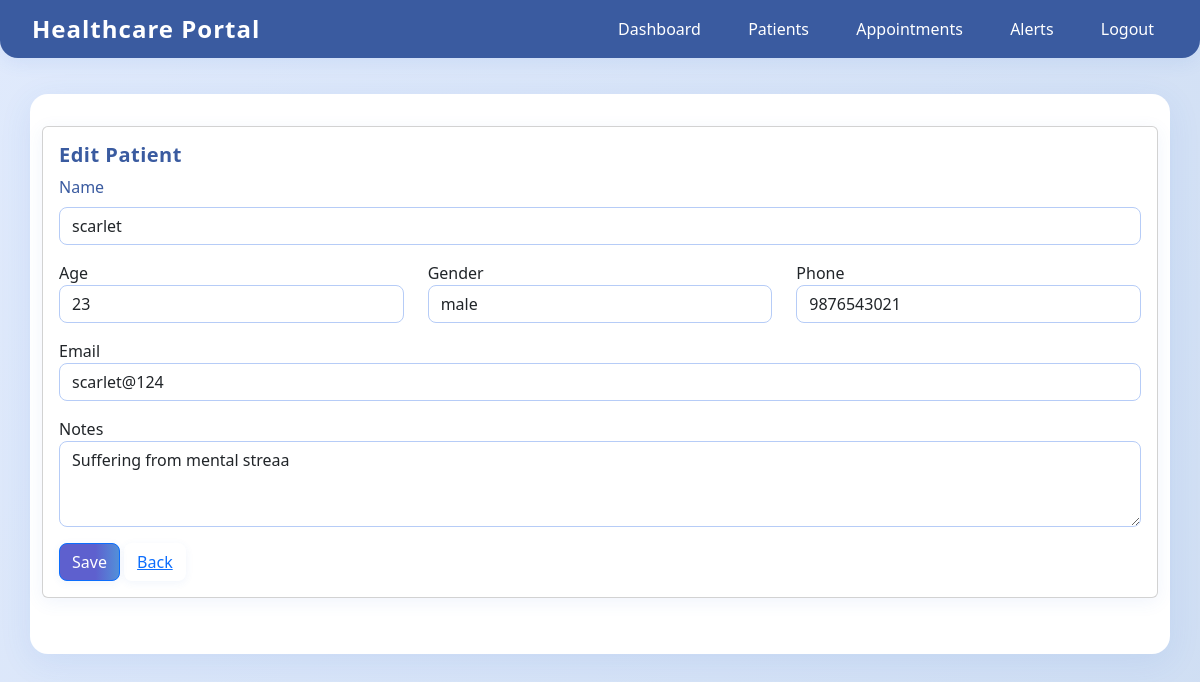
Before: /patients/edit/2 (signed in) with the older database file.
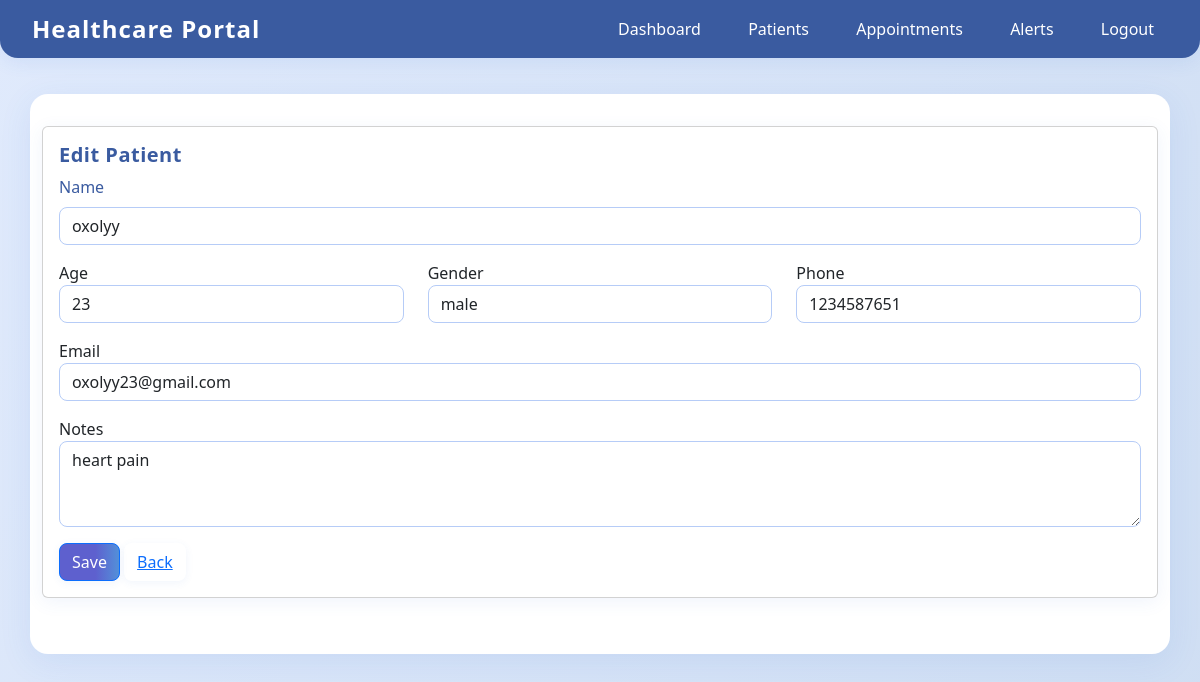
After: the same page with the newer database file.
### tables this page shows
CREATE TABLE patients (
        id INTEGER PRIMARY KEY AUTOINCREMENT,
        name TEXT NOT NULL,
        age INTEGER,
        gender TEXT,
        phone TEXT,
        email TEXT,
        notes TEXT
    );

### app.py (the view, shortened to what this page needs)
@app.route('/patients/edit/<int:pid>', methods=['GET', 'POST'])
@login_required
def edit_patient(pid):
    db = get_db()
    patient = db.execute("SELECT * FROM patients WHERE id = ?", (pid,)).fetchone()
    if not patient:
        flash('Patient not found', 'danger')
        return redirect(url_for('patients'))
    return render_template('edit_patient.html', patient=patient)

### app.py (called while the page is built)
def get_db():
    db = getattr(g, '_database', None)
    if db is None:
        db = g._database = sqlite3.connect(DB_PATH)
        db.row_factory = sqlite3.Row
    return db

@app.teardown_appcontext
def close_connection(exception):
    db = getattr(g, '_database', None)
    if db is not None:
        db.close()

def login_required(fn):
    from functools import wraps
    @wraps(fn)
    def wrapper(*args, **kwargs):
        if 'user' not in session:
            flash('Please login first', 'warning')
            return redirect(url_for('login'))
        return fn(*args, **kwargs)
    return wrapper

### templates/edit_patient.html (shortened to what this page needs)
{% extends "base.html" %}
{% block content %}
<div class="card">
  <div class="card-body">
    <h5>Edit Patient</h5>
    <form method="post">
      <div class="mb-3">
        <label class="form-label">Name</label>
        <input name="name" class="form-control" required value="{{ patient['name'] }}">
      </div>
      <div class="row">
        <div class="col-md-4 mb-3"><label>Age</label><input name="age" type="number" class="form-control" value="{{ patient['age'] }}"></div>
        <div class="col-md-4 mb-3"><label>Gender</label><input name="gender" class="form-control" value="{{ patient['gender'] }}"></div>
        <div class="col-md-4 mb-3"><label>Phone</label><input name="phone" class="form-control" value="{{ patient['phone'] }}"></div>
      </div>
      <div class="mb-3">
        <label>Email</label>
        <input name="email" type="email" class="form-control" value="{{ patient['email'] }}">
      </div>
      <div class="mb-3">
        <label>Notes</label>
        <textarea name="notes" class="form-control" rows="3">{{ patient['notes'] }}</textarea>
      </div>
      <button class="btn btn-primary">Save</button>
      <a href="{{ url_for('patients') }}" class="btn btn-link">Back</a>
    </form>
  </div>
</div>
{% endblock %}

Changed rows visible on the page:
changed patients "male": name "scarlet" → "oxolyy"; phone "9876543021" → "1234587651"; email "scarlet@124" → "oxolyy23@gmail.com"; notes "Suffering from mental streaa" → "heart pain"
